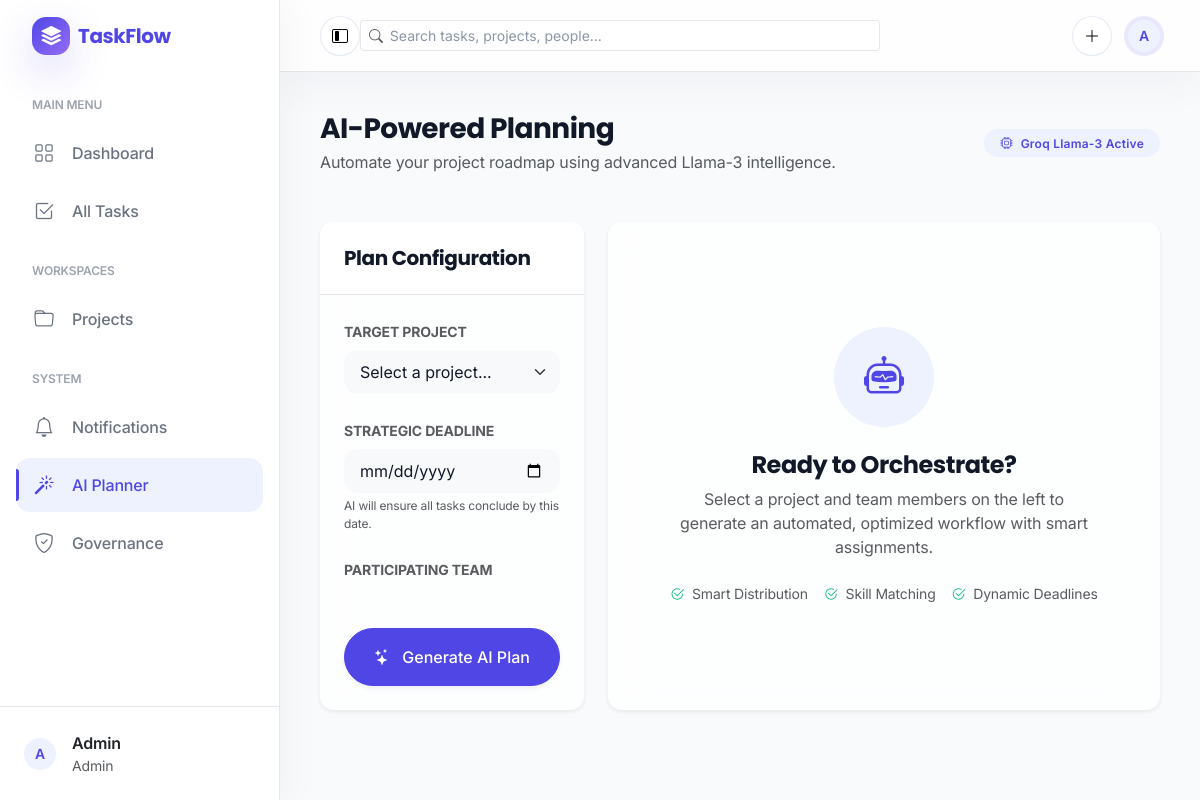
Page /admin/ai-planning (signed in) on the earlier database version.
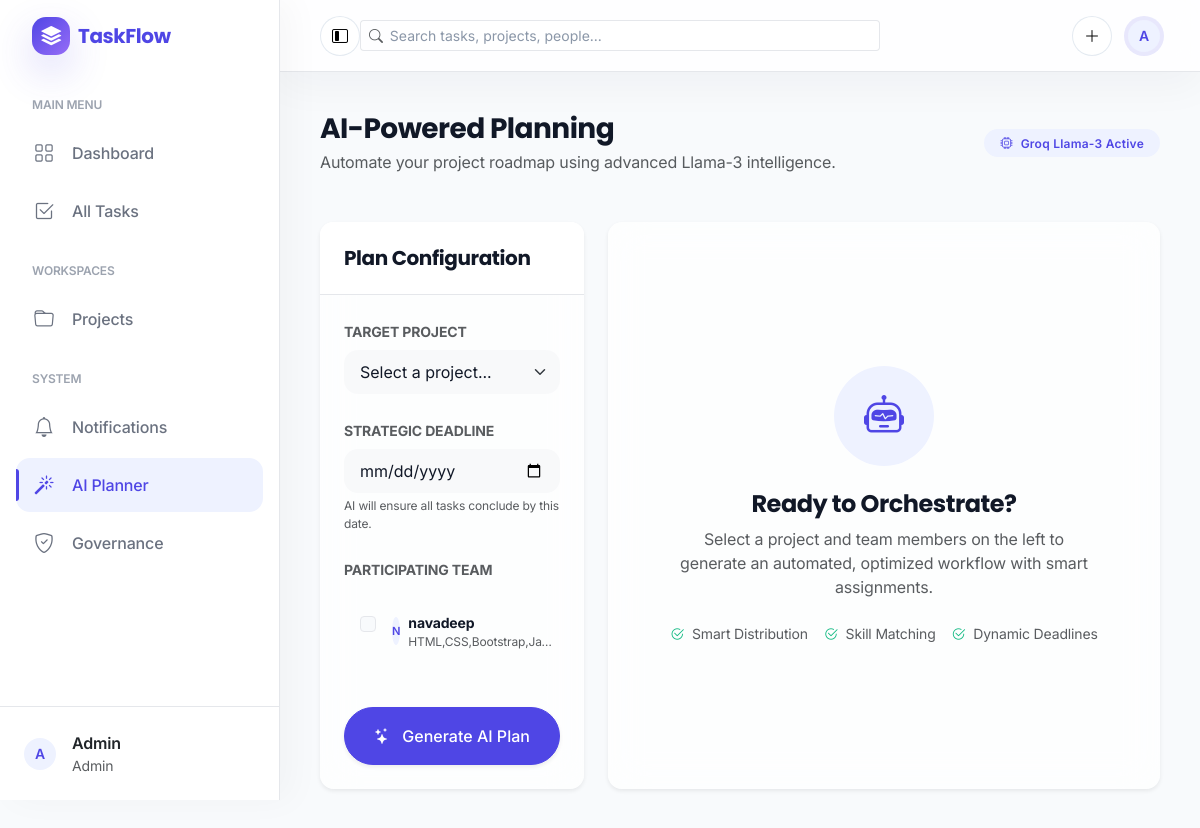
Same page on the later database version.
### models/user.py (models this page shows, shortened)
class User(UserMixin, db.Model):
    __tablename__ = 'users'
    id = db.Column(db.Integer, primary_key=True)
    name = db.Column(db.String(80), nullable=False)
    email = db.Column(db.String(120), unique=True, nullable=False, index=True)
    password = db.Column(db.String(255), nullable=False)
    role = db.Column(db.Enum(UserRole), nullable=False, default=UserRole.MEMBER)
    skills = db.Column(db.Text, nullable=True)  # Comma-separated skills or free text
    created_at = db.Column(db.DateTime, default=datetime.utcnow, nullable=False)
    updated_at = db.Column(db.DateTime, default=datetime.utcnow, onupdate=datetime.utcnow, nullable=False)
    projects = db.relationship('Project', back_populates='creator', lazy=True, cascade='all, delete-orphan')
    assigned_tasks = db.relationship('Task', back_populates='assignee', lazy=True)
    def is_admin(self):
        return self.role == UserRole.ADMIN
    def has_permission(self, permission: str) -> bool:
        if self.is_admin():
            return True

### routes/ai_planning.py (the view)
@ai_planning_bp.route('', methods=['GET'])
@login_required
@permission_required("project.manage")
def planning_index():
    projects = Project.query.all()
    users = User.query.filter_by(role=UserRole.MEMBER).all()
    return render_template('ai_planning.html', projects=projects, users=users)

### app.py (called while the page is built)
@login_manager.user_loader
def load_user(user_id):
    return User.query.get(int(user_id))

@app.context_processor
def inject_notification_count():
    from flask_login import current_user
    if not current_user.is_authenticated:
        return {"unread_notifications_count": 0}
    unread_count = Notification.query.filter_by(user_id=current_user.id, is_read=False).count()
    return {"unread_notifications_count": unread_count}

### templates/ai_planning.html (shortened to what the changed rows need)
{% extends "layout.html" %}
{% block content %}
<div class="row g-4 mb-5">
    <div class="col-12 d-flex flex-column flex-md-row align-items-md-center justify-content-between">
        <div>
            <h1 class="h3 fw-bold mb-1">AI-Powered Planning</h1>
        </div>
    </div>
</div>
<div class="row g-4">
    <div class="col-lg-4">
        <div class="card border-0 shadow-sm h-100 tf-glass">
            <div class="card-body p-4">
                <div class="mb-4">
                    <div class="team-selection-list" style="max-height: 300px; overflow-y: auto;">
                        {% for user in users %}
                        <div class="form-check p-3 rounded-3 mb-2 border-0 bg-light-hover team-member-check">
                            <input class="form-check-input ms-0 me-3" type="checkbox" value="{{ user.id }}" id="user{{ user.id }}" data-name="{{ user.name }}" data-skills="{{ user.skills or '' }}">
                            <label class="form-check-label d-flex align-items-center cursor-pointer" for="user{{ user.id }}">
                                <div class="avatar-initials sm me-2">{{ user.name[:1].upper() }}</div>
                                <div>
                                    <div class="fw-bold small">{{ user.name }}</div>
                                    <div class="text-muted x-small text-truncate" style="max-width: 150px;">{{ user.skills or 'No skills listed' }}</div>
                                </div>
                            </label>
                        </div>
                        {% endfor %}
                    </div>
                </div>
            </div>
        </div>
    </div>
</div>
{% endblock %}

Differences in the rows shown:
added User: name "N", name "navadeep", skills "HTML,CSS,Bootstrap,Ja…"
